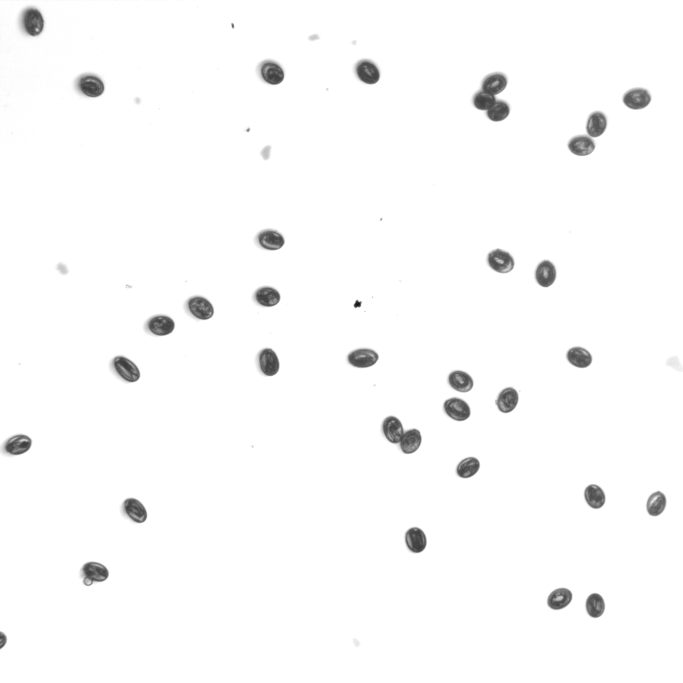
#> input picture testlight_white_2.png, 2048 x 2048 px (shown at 1/3 size)
$ python houghTransform.py
#> lines starting #> are read from the running program, lines starting #| are printed output that depends on the picture
import numpy as np
import cv2 as cv2
import matplotlib.pyplot as pl
import time


# this function sets up the hough space and the arrays for all ellipse parameters. As inputs, it takes
# tuples or lists of three elements: starting value, ending value and number of points.
# x, y - center coordinates
# a, b - half-axes
# th - angle
# Return values:
# x_vec, y_vec, etc - arrays of the parameters
# R_mat - a list of rotation matrices corresponding to the angles in th_vec
# hough_mat - Hough space initialized with zeros
# [117 lines left out: functions hough_space, hough_find1, hough_get_max, hough_draw_ellipse, not called in this run]


################################################################
##########################Strat-script##########################
################################################################


img = cv2.imread('testlight_white_2.png')
#> img is the input picture: shape (2048, 2048, 3); min 19, max 255, mean 250.1
gray = cv2.cvtColor(img, cv2.COLOR_BGR2GRAY)

#pl.figure()
pl.imshow(gray)
pl.show()
#cv2.imshow("sure_fg", img)
#cv2.waitKey(0)
#cv2.destroyAllWindows()


# image pre-processing
# radius of the Petri dish
maxR=90
# coordinate and radial matrices
nx,ny=np.shape(gray)
#> nx = 2048; ny = 2048
XX,YY=np.meshgrid(range(nx),range(ny))
RR2=(XX-nx/2)**2+(YY-ny/2)**2
# correct for a linear slope along the X axis
Xslope = 0.2
gray=np.array(gray+XX*Xslope,dtype='uint8')
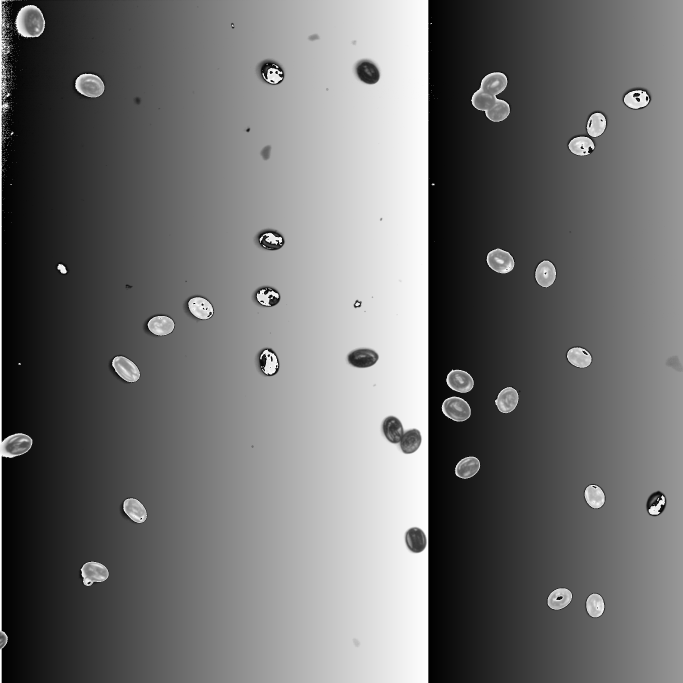
#> gray: shape (2048, 2048) (shown at 1/3 size); min 0, max 255, mean 110.3
# cut out areas outside of the Petri dish
#gray[RR2>maxR**2]=0

#pl.figure()
pl.plot(gray[100,:])
pl.show()
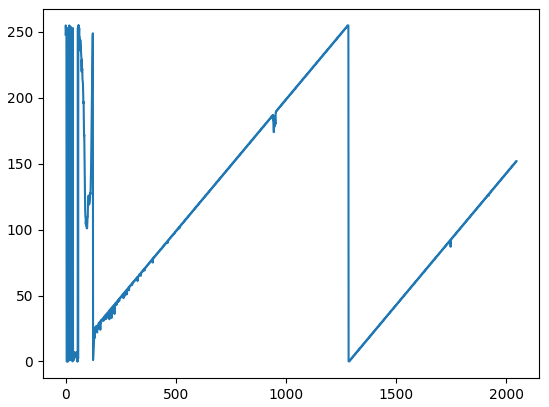
#> figure drawn by matplotlib, 1 panel; curve peaks at x = 1, y = 255


# normalize the image
img_t=gray.copy()
img_t=img_t/np.max(img_t)
# the eggs are visible as a phase contrast. There fore both points much darker and much brighter than the
# background belong to the eggs. Use points below the lower threshold and above the upper threshold
#Uthr = 0.7 # upper threshold
#Lthr = 0.55 # lower threshold
#img_t=np.array((img_t>Uthr) | (img_t<Lthr),dtype='uint8')
#img_t[gray==0]=0 # still zero where it was zeroed

# slightly blur to remove single point noise
edges=cv2.blur(img_t,(2,2))
# Canny edge detection
#> (the run stopped early here; a loop or call above may not have finished)

$ run again, with testlight_white_1.png copied over testlight_white_2.png
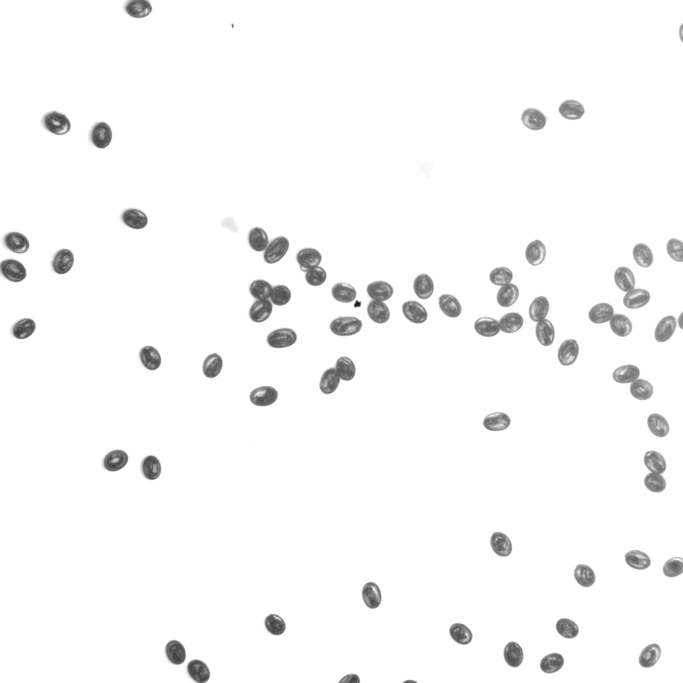
#> input picture testlight_white_1.png, 2048 x 2048 px (shown at 1/3 size)
#> img is the input picture: shape (2048, 2048, 3); min 20, max 255, mean 247.9
#> `gray=np.array(gray+XX*Xslope,dtype='uint8')`:
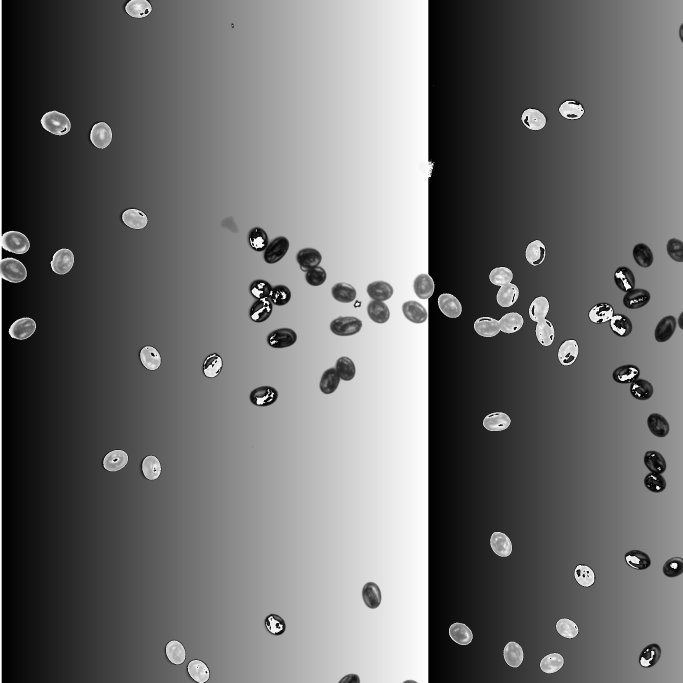
#> gray: shape (2048, 2048) (shown at 1/3 size); min 0, max 255, mean 109.1
#> `pl.show()`:
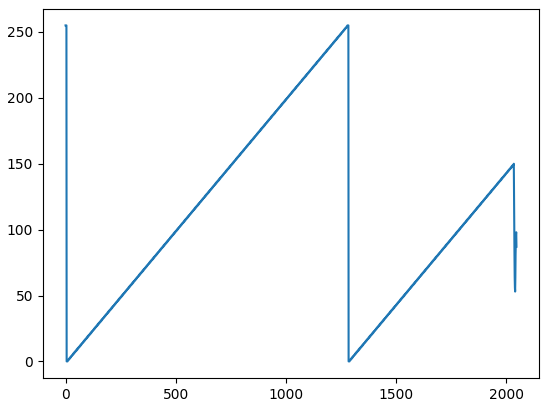
#> figure drawn by matplotlib, 1 panel; curve peaks at x = 0, y = 255

$ run again, with testlight_white_3.png copied over testlight_white_2.png
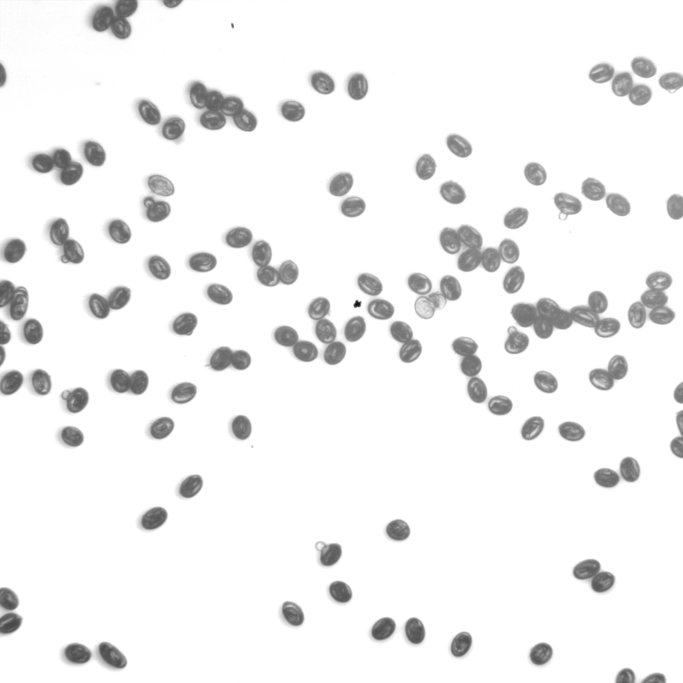
#> input picture testlight_white_3.png, 2048 x 2048 px (shown at 1/3 size)
#> img is the input picture: shape (2048, 2048, 3); min 17, max 255, mean 241.1
#> `gray=np.array(gray+XX*Xslope,dtype='uint8')`:
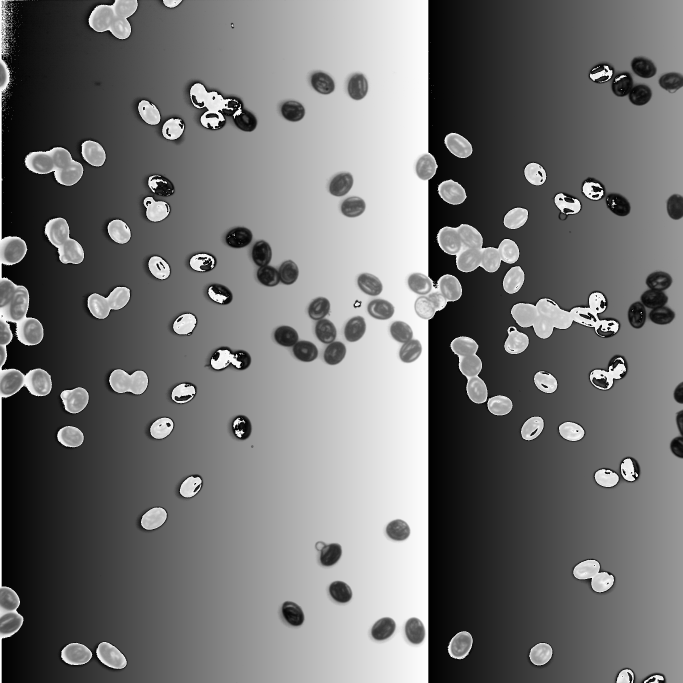
#> gray: shape (2048, 2048) (shown at 1/3 size); min 0, max 255, mean 112.7
#> `pl.show()`:
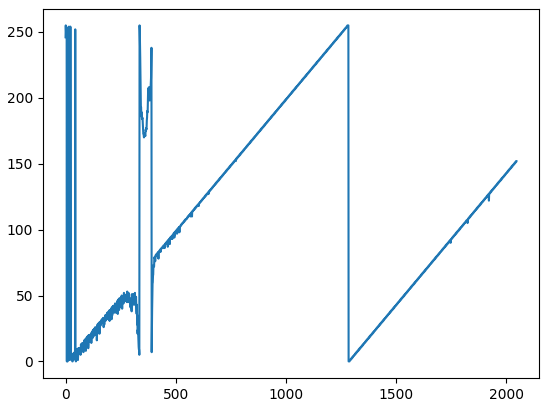
#> figure drawn by matplotlib, 1 panel; curve peaks at x = 1, y = 255

$ run again, with testlight_white_4.png copied over testlight_white_2.png
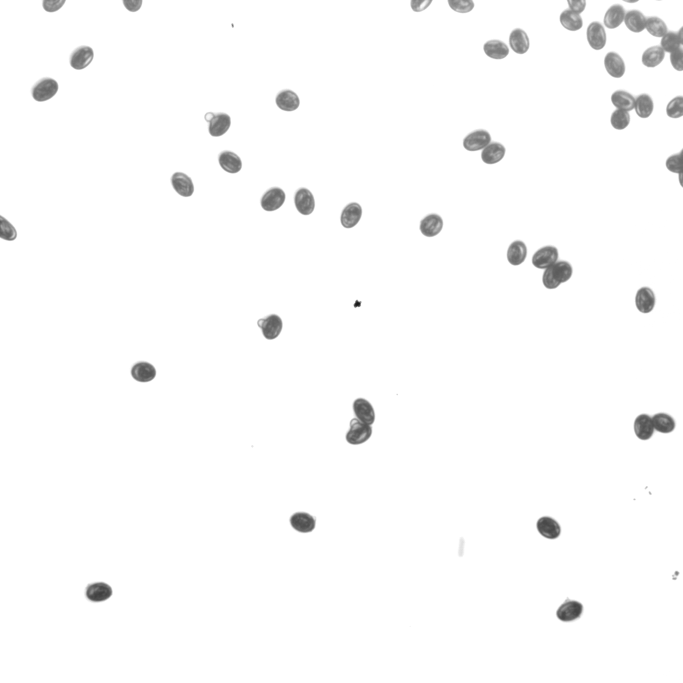
#> input picture testlight_white_4.png, 2048 x 2048 px (shown at 1/3 size)
#> img is the input picture: shape (2048, 2048, 3); min 22, max 255, mean 250.3
#> `gray=np.array(gray+XX*Xslope,dtype='uint8')`:
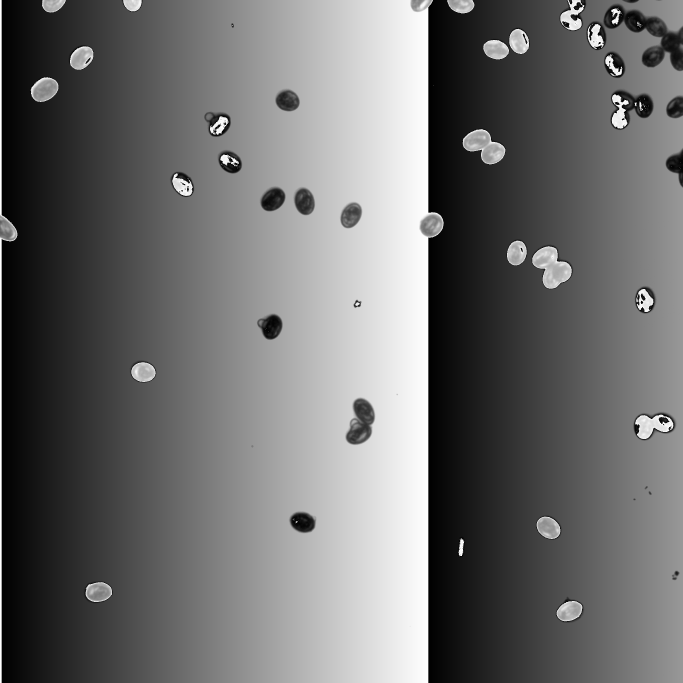
#> gray: shape (2048, 2048) (shown at 1/3 size); min 0, max 255, mean 109
#> `pl.show()`:
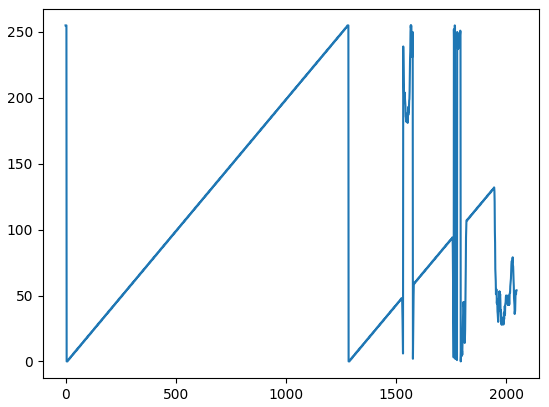
#> figure drawn by matplotlib, 1 panel; curve peaks at x = 0, y = 255
